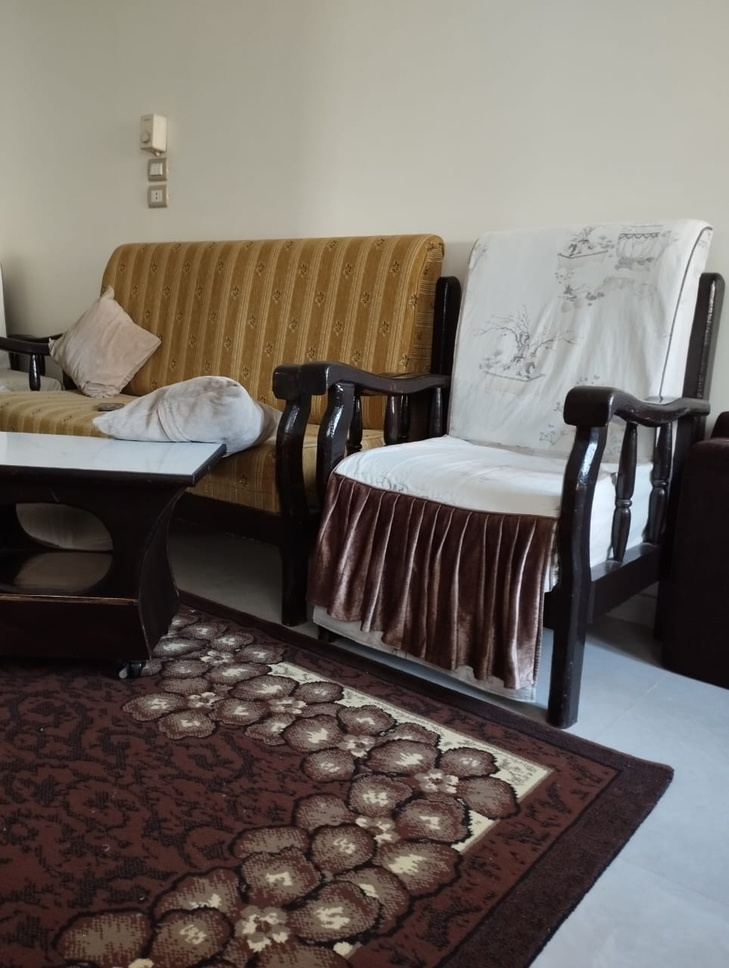
#> input picture Images/WhatsApp Image 2025-03-02 at 15.42.46_9cfd2b3a.jpg, 729 x 968 px, shrunk from 963 x 1280 before the run, found by its file name; its folder holds 3 pictures in this run
$ python QUIZZ.py
#> lines starting #> are read from the running program, lines starting #| are printed output that depends on the picture
import cv2
import numpy as np
import os

def load_images_from_folder(folder):
#> called with folder = 'F:\\Quiz_CV\\Images'
    images = []
    for filename in sorted(os.listdir(folder)):
        img_path = os.path.join(folder, filename)
        img = cv2.imread(img_path)
#> img is the input picture: shape (968, 729, 3); mean B, G, R 98.4, 104.6, 112.4
        if img is not None:
            images.append(img)
    return images

def stitch_images(images):
    # Create a stitcher object (Use cv2.createStitcher() for OpenCV < 4)
    stitcher = cv2.Stitcher_create()
    status, panorama = stitcher.stitch(images)

    if status == cv2.Stitcher_OK:
        return panorama
    else:
        print("Error during stitching: ", status)
        return None

# Define the folder path
folder_path = r"F:\Quiz_CV\Images"

# Load images
images = load_images_from_folder(folder_path)
#> images = 3 items

# Check if images are loaded
if len(images) < 2:
    print("Error: Need at least 2 images for stitching")
else:
    # Stitch images
    panorama = stitch_images(images)
#> in stitch_images, `status, panorama = stitcher.stitch(images)`:
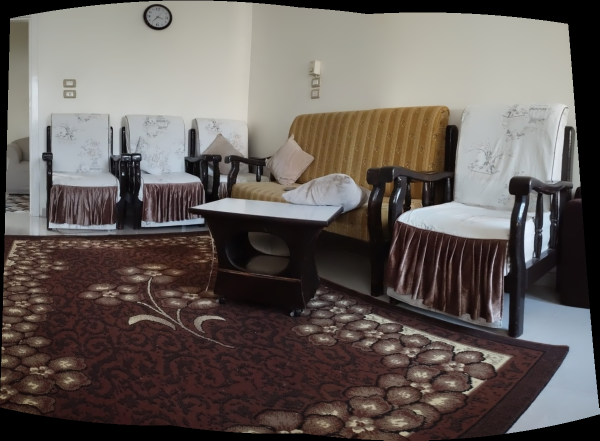
#> panorama: shape (881, 1199, 3) (shown at 1/2 size); mean of channels 0, 1, 2 89.2, 93.3, 101.1; drawn as B, G, R
#> in stitch_images, `status, panorama = stitcher.stitch(images)`: status = 0

    if panorama is not None:
        # Show the result
        cv2.imshow("Panorama", panorama)
        cv2.imwrite("panorama_result.jpg", panorama)
        cv2.waitKey(0)
        cv2.destroyAllWindows()
